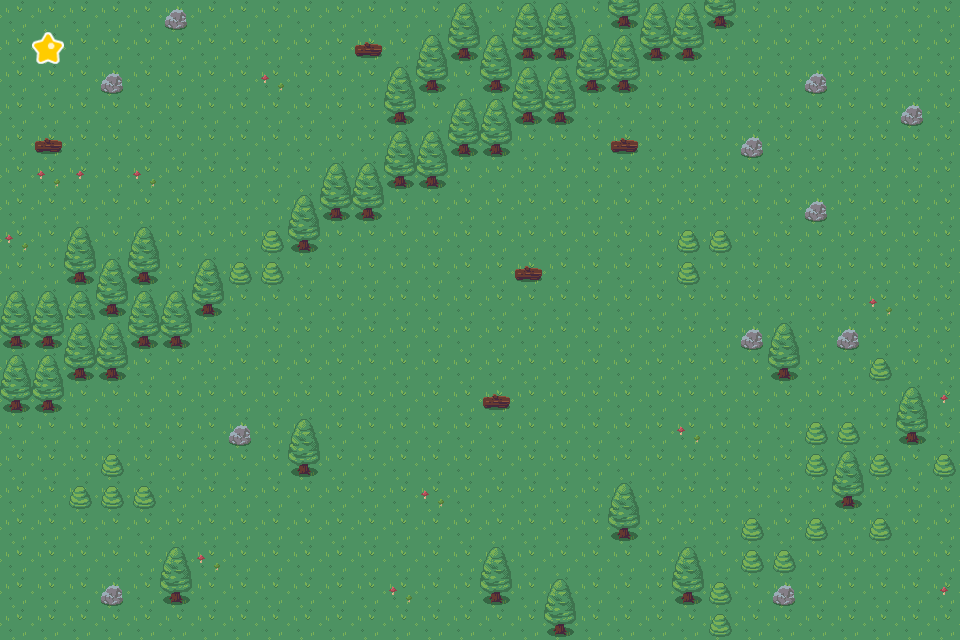

Tiled map render using the project's own tile images. Description and the map definition, with tile-layer contents summarised, below:
An orthogonal 30x20 tile map with 32x32 px tiles, 3 tile layers (ete, eteDecor, mapDecor), 7 hidden layers not drawn, 7 tilesets and 8 objects (6x block, 2x other).

<map version="1.10" tiledversion="1.11.0" orientation="orthogonal" renderorder="right-down" width="30" height="20" tilewidth="32" tileheight="32" infinite="0" nextlayerid="24" nextobjectid="104">
 <tileset firstgid="1" source="RPG Nature Tileset.tsx" />
 <tileset firstgid="181" source="RPG Nature Tileset Autumn.tsx" />
 <tileset firstgid="316" source="IceTileset.tsx" />
 <tileset firstgid="496" source="Other.tsx" />
 <tileset firstgid="502" source="Spring.tsx" />
 <tileset firstgid="682" source="fog.tsx" />
 <tileset firstgid="691" source="Flowers.tsx" />
 <group id="16" name="ete">
  <layer id="1" name="ete" width="30" height="20">
   <data>[600 cells, 600 non-empty, 2 distinct tile ids]</data>
  </layer>
  <layer id="5" name="eteDecor" width="30" height="20">
   <data>[600 cells, 134 non-empty, 7 distinct tile ids]</data>
  </layer>
 </group>
 <group id="17" name="automne" visible="0">
  <layer id="2" name="automne" width="30" height="20">
   <data>[600 cells, 600 non-empty, 1 distinct tile ids]</data>
  </layer>
  <layer id="15" name="automneDecor" width="30" height="20">
   <data>[600 cells, 110 non-empty, 14 distinct tile ids]</data>
  </layer>
  <layer id="6" name="automneDecor1" width="30" height="20" locked="1">
   <data>[600 cells, 151 non-empty, 10 distinct tile ids]</data>
  </layer>
 </group>
 <group id="18" name="hiver" visible="0">
  <layer id="3" name="hiver" width="30" height="20">
   <data>[600 cells, 600 non-empty, 1 distinct tile ids]</data>
  </layer>
  <layer id="7" name="hiverDecor" width="30" height="20">
   <data>[600 cells, 121 non-empty, 5 distinct tile ids]</data>
  </layer>
 </group>
 <group id="19" name="printemps" visible="0">
  <layer id="4" name="printemps" width="30" height="20">
   <data>[600 cells, 600 non-empty, 1 distinct tile ids]</data>
  </layer>
  <layer id="8" name="printempsDecor" width="30" height="20">
   <data>[600 cells, 136 non-empty, 10 distinct tile ids]</data>
  </layer>
 </group>
 <group id="22" name="map">
  <layer id="20" name="mapDecor" width="30" height="20">
   <data>[600 cells, 1 non-empty, 1 distinct tile ids]</data>
  </layer>
  <objectgroup id="21" name="mapObj">
   <object id="88" name="win" type="other" x="32" y="32" width="32" height="32" />
   <object id="89" name="start" type="other" x="896.067" y="574.624" width="32" height="32" />
   <object id="98" type="block" x="0" y="0" width="1" height="640" />
   <object id="99" type="block" x="0" y="0" width="1" height="640" />
   <object id="100" type="block" x="0" y="0" width="960" height="1" />
   <object id="101" type="block" x="0" y="0" width="960" height="1" />
   <object id="102" type="block" x="959" y="0" width="1" height="640" />
   <object id="103" type="block" x="0" y="639" width="960" height="1" />
  </objectgroup>
 </group>
</map>
